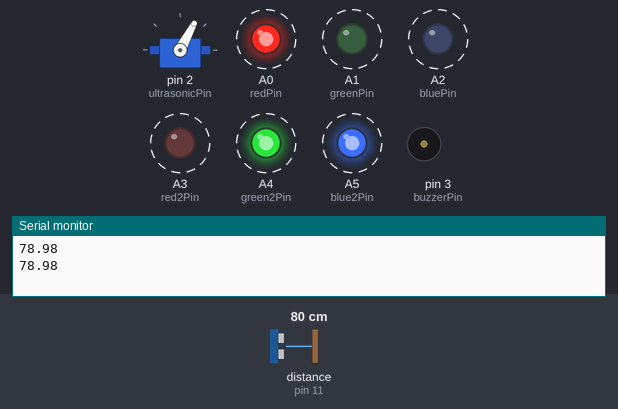
Bench run of a sketch on a simulated Arduino Uno, built with avr-gcc and run on an emulated ATmega328P. Parts: servo, output pins drawn as LEDs (lit = HIGH), buzzer (waves = sounding), the last lines printed to the serial monitor. Wiring (inferred from the names in the program): ultrasonic range finder: trigger pin 10; echo pin 11. Dashed ring = blinking. The inputs (shaded band) are chosen by the test bench; at power-on: distance to the obstacle (sensor on pin 11) 80 cm. The echo pulse lasts 58.3 µs per cm; pins used as bus, display or sensor lines are not drawn.

Above: at 2.8 s.
2.9 s: distance to the obstacle (sensor on pin 11) set to 22 cm
4.6 s: distance to the obstacle (sensor on pin 11) set to 19 cm
At 6.1 s:
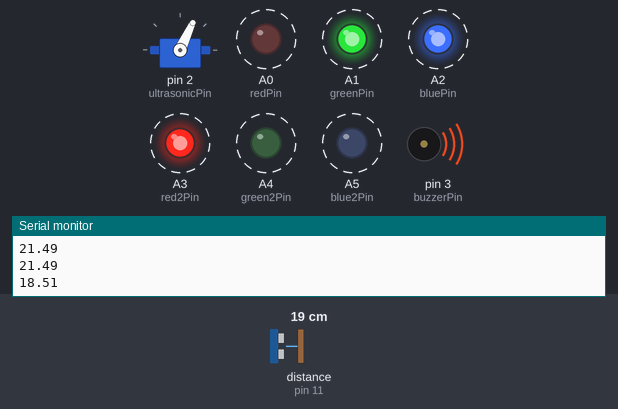
At 19.4 s:
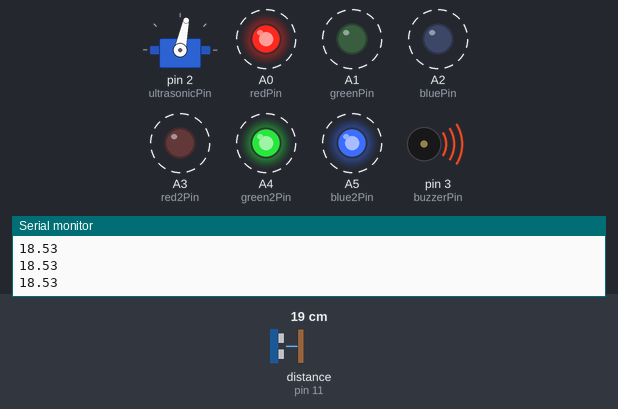
Timing chart, 0 to 23.6 s (numbered marks = the images above; inputs shaded):
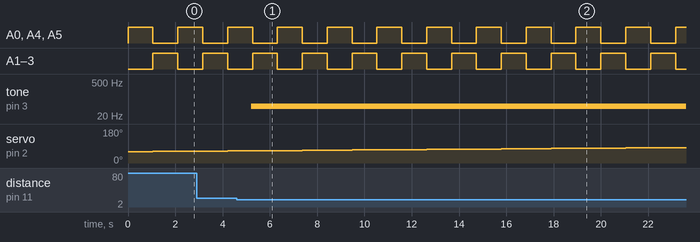

Measured:
- the behaviour switches between 21 and 20 cm on distance to the obstacle (sensor on pin 11) (found by bisection; images 0 and 1)
- after the input at 4.6 s, tone on pin 3 (buzzerPin): silent → 50 Hz after 0.62 s
- by itself, A0 (redPin), A1 (greenPin), A2 (bluePin), A3 (red2Pin), A4 (green2Pin), A5 (blue2Pin): alternates HIGH for 1.1 s and LOW for 1.1 s

The sketch:

ServoUltraSonicPlusLED.ino
```cpp
#include <Servo.h>
Servo ultrasonicServo;            // define servo to control turning of ultrasonic sensor
int ultrasonicPin = 2;            // define pin for signal line of the last servo
float ultrasonicServoOffset = 0;  // define a variable for deviation(degree) of the servo. The value is limited to(-20~20).

const int redPin = A0;
const int greenPin = A1;
const int bluePin = A2;

const int red2Pin = A3;
const int green2Pin = A4;
const int blue2Pin = A5;
bool clock =true;

const int trigPin = 10;                  // define Trig pin for ultrasonic ranging module
const int echoPin = 11;                  // define Echo pin for ultrasonic ranging module

float maxDistance = 200;           // define the range(cm) for ultrasonic ranging module, Maximum sensor distance is rated at 400-500cm.
float soundVelocity = 340;         // Sound velocity = 340 m/s
float rangingTimeOut = 2 * maxDistance / 100 / soundVelocity * 1000000; // define the timeout(ms) for ultrasonic ranging module

const int buzzerPin = 3;  // define pin for buzzer

void setup() {
  Serial.begin(9600); // initialize serial port
  // put your setup code here, to run once:
  // put your setup code here, to run once:
  ultrasonicServo.attach(ultrasonicPin);//attachs the servo on pin 9 to servo object
  ultrasonicServo.write(90);//back to 0 degrees
  pinMode(buzzerPin, OUTPUT); // set buzzerPin to output mode
   pinMode(trigPin, OUTPUT); // set trigPin to output mode
  pinMode(echoPin, INPUT);  // set echoPin to input mode
  setColourRgb(0,0,0);
  setColourRgb2(0,0,0);
}

void loop() {
  // put your main code here, to run repeatedly:
  int ultrasonicServoDegree;
    unsigned int rgbColour[3];
    rgbColour[0]=1;
    rgbColour[1]=0;
    rgbColour[2]=0;
int decColour = 0;
  // put your main code here, to run repeatedly:
  if(clock){
    for(int i=60; i<120; i++){

                          ultrasonicServoDegree = i+ultrasonicServoOffset;
                          ultrasonicServo.write(ultrasonicServoDegree);
                          digittalLED(rgbColour[0],rgbColour[1],rgbColour[2]);
                          rgbColour[0] = rgbColour[0] == 0 ? 1: 0;
                          rgbColour[1] = rgbColour[1] == 0 ? 1: 0;
                          rgbColour[2] = rgbColour[2] == 0 ? 1: 0;


                          delay(1000);

                         float dist = getDistance();
                       if(dist<20){
                              tone(buzzerPin, 50);
                             }else
                             {
                              noTone(buzzerPin);
                             }

                              Serial.println(dist);
                              delay(50);

            }
            clock =false;
  }else{
            for(int i=120; i>60; i--){
                          ultrasonicServoDegree = i+ultrasonicServoOffset;
                          ultrasonicServo.write(ultrasonicServoDegree);
                          digittalLED(rgbColour[0],rgbColour[1],rgbColour[2]);
                          rgbColour[0] = (rgbColour[0] == 0 ? 1: 0);
                          rgbColour[1] = (rgbColour[1] == 0 ? 1: 0);
                          rgbColour[2] = (rgbColour[2] == 0 ? 1: 0);
                         delay(1000);

                          float dist = getDistance();
                       if(dist<20){
                              tone(buzzerPin, 2000);
                             }else
                             {
                              noTone(buzzerPin);
                             }

                              Serial.println(dist);
                              delay(50);
            }
            clock =true;
  }

}

void digittalLED(unsigned int red, unsigned int green, unsigned int blue){
       digitalWrite(redPin,red == 0 ? LOW : HIGH);
       digitalWrite(greenPin, green == 0 ? LOW : HIGH);
       digitalWrite(bluePin, blue == 0 ? LOW : HIGH);//red led
       digitalWrite(red2Pin, red == 0 ? HIGH : LOW);
       digitalWrite(green2Pin, green == 0 ? HIGH : LOW);
       digitalWrite(blue2Pin, blue == 0 ? HIGH : LOW);//red led
}
void setColourRgb(unsigned int red, unsigned int green, unsigned int blue) {
  analogWrite(redPin, red);
  analogWrite(greenPin, green);
  analogWrite(bluePin, blue);
 }

 void setColourRgb2(unsigned int red, unsigned int green, unsigned int blue) {
  analogWrite(red2Pin, red);
  analogWrite(green2Pin, green);
  analogWrite(blue2Pin, blue);
 }

 float getDistance() {
  unsigned long pingTime; // save the high level time returned by ultrasonic ranging module
  float distance;         // save the distance away from obstacle

  // set the trigPin output 10us high level to make the ultrasonic ranging module start to measure
  digitalWrite(trigPin, HIGH);
  delayMicroseconds(10);
  digitalWrite(trigPin, LOW);
  // get the high level time returned by ultrasonic ranging module
  pingTime = pulseIn(echoPin, HIGH, rangingTimeOut);

  if (pingTime != 0) {  // if the measure is not overtime
    distance = pingTime * soundVelocity / 2 / 10000;  // calculate the obstacle distance(cm) according to the time of high level returned
    return distance;    // return distance(cm)
  }
  else                  // if the measure is overtime
    return maxDistance; // returns the maximum distance(cm)
}
```
